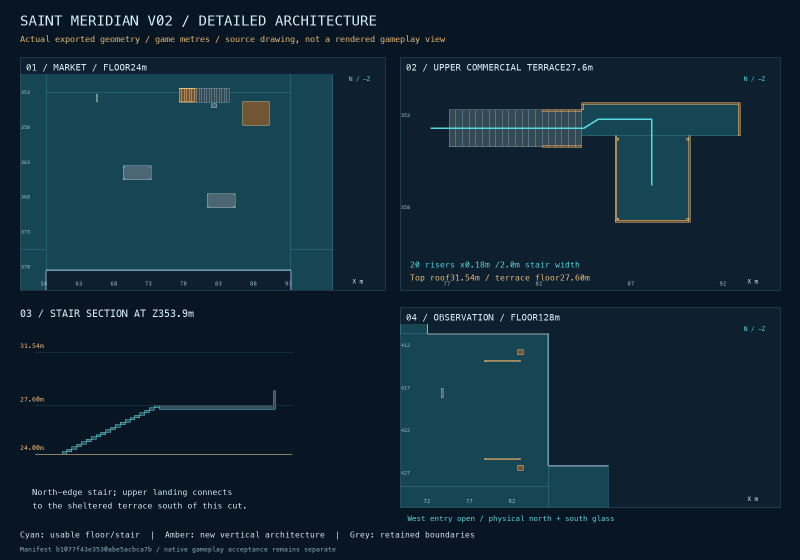
#> input picture development/vertical-city-v02/V02_Detailed_Architecture_Source_Sheet.png, 1600 x 1120 px, given as the content of the folder 02/evidence/maintenance-access-routes/momentum-zero/evidence, which was not available (shown at 1/2 size)
$ python review_maintenance_access_images.py
#> lines starting #> are read from the running program, lines starting #| are printed output that depends on the picture; pictures that were not available may be replaced by others from this repository, and a replacement may not be noted
"""Make labelled contact sheets from actual route screenshots, without synthesis."""
from pathlib import Path
from PIL import Image,ImageDraw
import hashlib,json,re
D=Path(__file__).resolve().parents[2]/'development/vertical-city-v02';E=D/'evidence/maintenance-access';out=[]
for folder in ['momentum-zero','momentum-banked','mastery-zero','mastery-brake']:
 files=sorted((D/'evidence/maintenance-access-routes'/folder/'evidence').glob('*.png'),key=lambda p:(int(re.search(r'-(\d+)$',p.stem).group(1))if re.search(r'-(\d+)$',p.stem)else 999,p.name))
 assert files,folder
 w,h=420,260;sheet=Image.new('RGB',(w*3,h*((len(files)+2)//3)),(12,18,24));draw=ImageDraw.Draw(sheet)
#> after `sheet = Image.new('RGB', (w * 3, h * ((len(files) + 2) // 3)), (12, 18`:
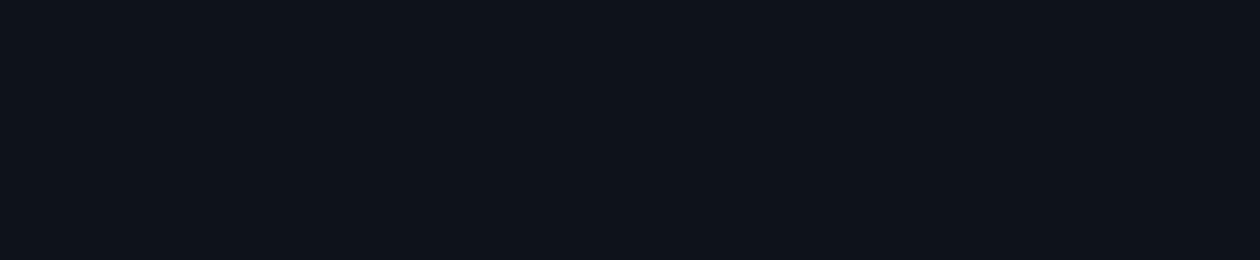
#> sheet: PIL image 1260x260 RGB; mean R, G, B 12, 18, 24
 for i,p in enumerate(files):
  im=Image.open(p).convert('RGB');im.thumbnail((w,h-28));x=(i%3)*w;y=(i//3)*h;sheet.paste(im,(x,y));draw.text((x+4,y+h-25),p.stem,fill=(220,230,235))
#> further down, im is the input picture: PIL image 1600x1120 RGB; mean R, G, B 17.4, 39.7, 54.1
#> after `im.thumbnail((w, h - 28))`:
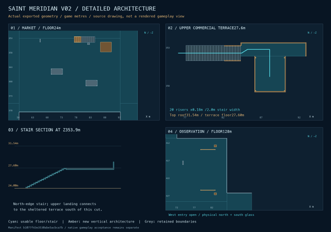
#> im: PIL image 331x232 RGB; mean R, G, B 17.4, 39.8, 54.1
#> after `sheet.paste(im, (x, y))`:
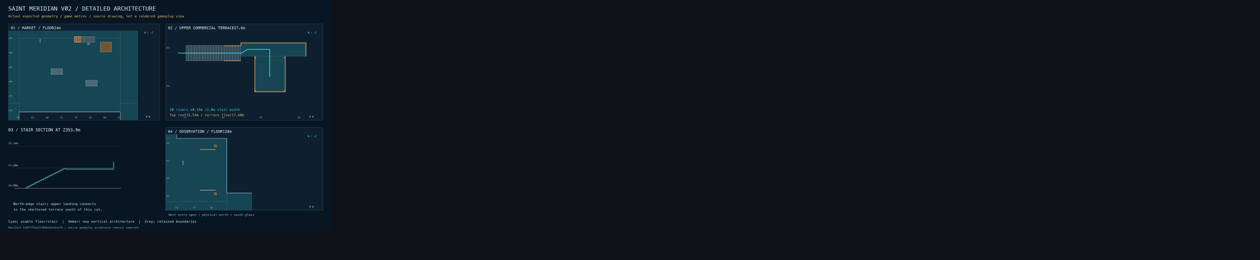
#> sheet: PIL image 1260x260 RGB; mean R, G, B 13.3, 23.1, 31.1
 f=E/('review-'+folder+'.jpg');sheet.save(f,quality=90);out.append({'file':str(f.relative_to(D)),'sha256':hashlib.sha256(f.read_bytes()).hexdigest(),'inputs':{str(p.relative_to(D)):hashlib.sha256(p.read_bytes()).hexdigest()for p in files}})
#> after `f = E / ('review-' + folder + '.jpg')`:
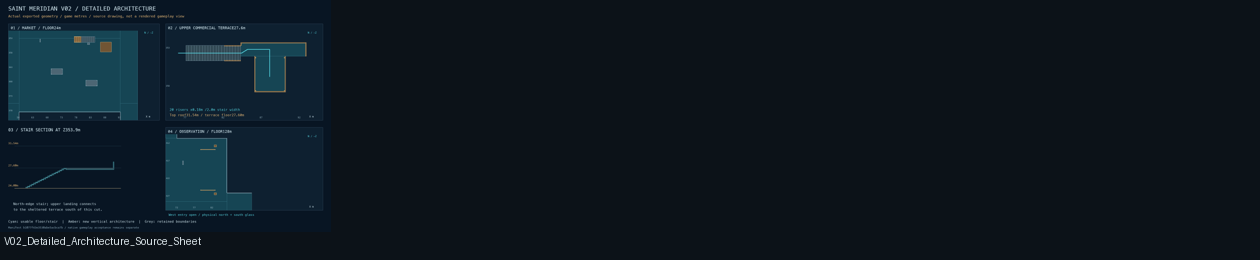
#> saved as review-momentum-zero.jpg: PIL image 1260x260 RGB; mean R, G, B 13.5, 23.4, 31.3
#> (the run stopped early here; a loop or call above may not have finished)
